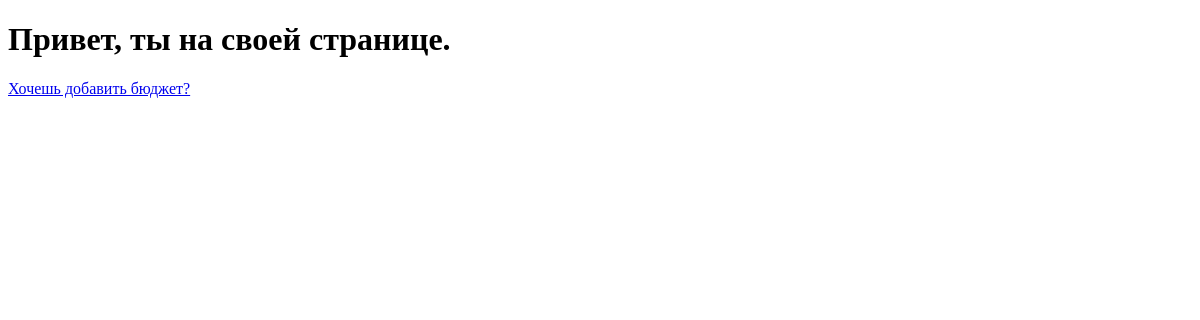
/accounts/profile/ (signed in), run on an earlier commit of the app's database.
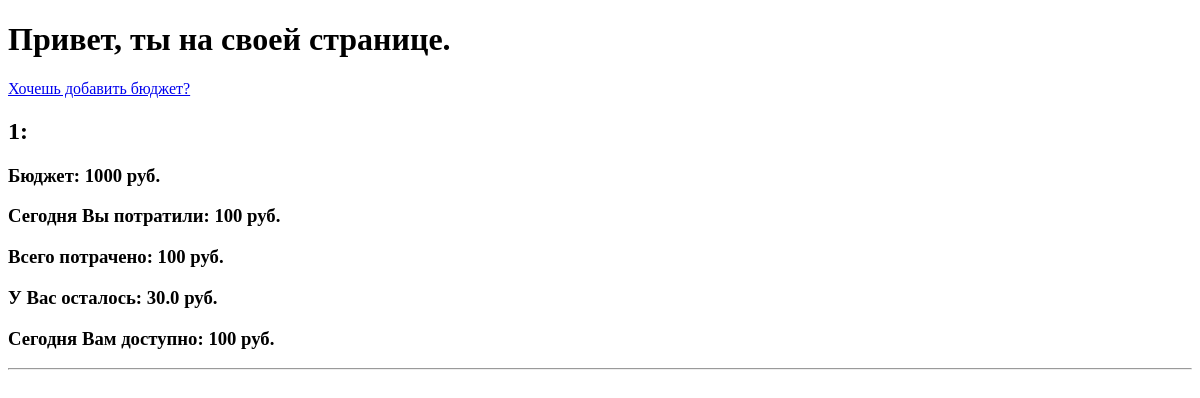
And on a later commit of the database.
### main/models.py (models this page shows)
class CurrentBudget(models.Model):
    user_ID = models.ForeignKey(User, on_delete = models.CASCADE)
    moneySum = models.IntegerField(default = 0)
    DateOfStart = models.DateTimeField(auto_now_add=True)
    DateOfFinish = models.DateTimeField( null=True, blank=True)
    SpendToday = models.IntegerField(default = 0)
    SpendSum = models.IntegerField(default = 0)
    RestSum = models.IntegerField(default = 0)
    AvaibleSumToday = models.IntegerField(default = 0)
    name = models.CharField(max_length=255)
    def calcSpendSum(self):
        return (self.moneySum - self.SpendSum)/30

### main/views.py (the view)
# urls.py: path('accounts/profile/', account, name='account'),
def account(request):
    budget_is = CurrentBudget.objects.filter(user_ID=request.user)
    return render(request, 'blog/account.html', {'budgets':budget_is })

### main/templates/blog/account.html (shortened to what this page needs)
<!DOCTYPE html>
<html lang="en">
<head>
</head>
<body>
  <h1>Привет, ты на своей странице. </h1>
  <p><a href="{% url 'budget_new' %}">Хочешь добавить бюджет?</a></p>
  {% for budget in budgets %}
    <div>
      <h2>{{ budget.name }}:</h2>
      <div>
        <h3>Бюджет:
          {{ budget.moneySum }} руб.
        </h3>
    </div>
    <div>
      <h3>Сегодня Вы потратили:
        {{ budget.SpendToday }} руб.
      </h3>
    </div>
    <div>
      <h3>Всего потрачено:
        {{ budget.SpendSum }} руб.
      </h3>
    </div>
    <div>
      <h3>У Вас осталось:
        {{ budget.calcSpendSum }} руб.
      </h3>
    </div>
    <div>
      <h3>Сегодня Вам доступно:
        {{ budget.AvaibleSumToday }} руб.
      </h3>
    </div>
    </div>
    <hr>
  {% endfor %}
</body>
</html>

What changed in the data, as far as the page shows it:
added CurrentBudget: name "1", moneySum "1000", SpendToday "100", SpendSum "100", calcSpendSum "30.0", AvaibleSumToday "100"
